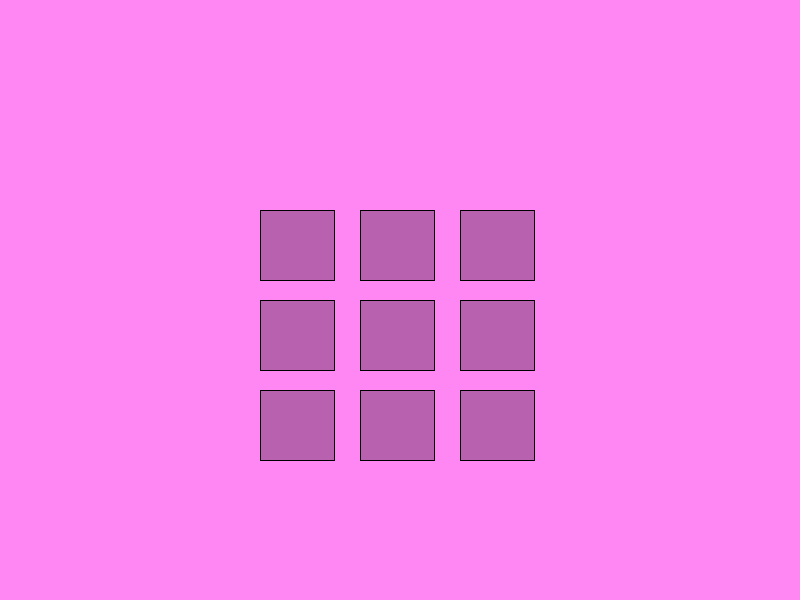
<?xml version="1.0" encoding="UTF-8"?>
<ui version="4.0">
 <class>MainWindow</class>
 <widget class="QMainWindow" name="MainWindow">
  <property name="geometry">
   <rect>
    <x>0</x>
    <y>0</y>
    <width>800</width>
    <height>600</height>
   </rect>
  </property>
  <property name="windowTitle">
   <string>MainWindow</string>
  </property>
  <property name="styleSheet">
   <string notr="true">
background-color: rgb(255, 135, 243);</string>
  </property>
  <widget class="QWidget" name="centralwidget">
   <widget class="QPushButton" name="one">
    <property name="geometry">
     <rect>
      <x>260</x>
      <y>210</y>
      <width>75</width>
      <height>71</height>
     </rect>
    </property>
    <property name="styleSheet">
     <string notr="true">background:rgba(0,0,0,0.28);
border: 1px solid black;</string>
    </property>
    <property name="text">
     <string/>
    </property>
   </widget>
   <widget class="QPushButton" name="two">
    <property name="geometry">
     <rect>
      <x>360</x>
      <y>210</y>
      <width>75</width>
      <height>71</height>
     </rect>
    </property>
    <property name="styleSheet">
     <string notr="true">background:rgba(0,0,0,0.28);
border: 1px solid black;</string>
    </property>
    <property name="text">
     <string/>
    </property>
   </widget>
   <widget class="QPushButton" name="three">
    <property name="geometry">
     <rect>
      <x>460</x>
      <y>210</y>
      <width>75</width>
      <height>71</height>
     </rect>
    </property>
    <property name="styleSheet">
     <string notr="true">background:rgba(0,0,0,0.28);
border: 1px solid black;</string>
    </property>
    <property name="text">
     <string/>
    </property>
   </widget>
   <widget class="QPushButton" name="six">
    <property name="geometry">
     <rect>
      <x>460</x>
      <y>300</y>
      <width>75</width>
      <height>71</height>
     </rect>
    </property>
    <property name="styleSheet">
     <string notr="true">background:rgba(0,0,0,0.28);
border: 1px solid black;</string>
    </property>
    <property name="text">
     <string/>
    </property>
   </widget>
   <widget class="QPushButton" name="five">
    <property name="geometry">
     <rect>
      <x>360</x>
      <y>300</y>
      <width>75</width>
      <height>71</height>
     </rect>
    </property>
    <property name="styleSheet">
     <string notr="true">background:rgba(0,0,0,0.28);
border: 1px solid black;</string>
    </property>
    <property name="text">
     <string/>
    </property>
   </widget>
   <widget class="QPushButton" name="four">
    <property name="geometry">
     <rect>
      <x>260</x>
      <y>300</y>
      <width>75</width>
      <height>71</height>
     </rect>
    </property>
    <property name="styleSheet">
     <string notr="true">background:rgba(0,0,0,0.28);
border: 1px solid black;</string>
    </property>
    <property name="text">
     <string/>
    </property>
   </widget>
   <widget class="QPushButton" name="seven">
    <property name="geometry">
     <rect>
      <x>260</x>
      <y>390</y>
      <width>75</width>
      <height>71</height>
     </rect>
    </property>
    <property name="styleSheet">
     <string notr="true">background:rgba(0,0,0,0.28);
border: 1px solid black;</string>
    </property>
    <property name="text">
     <string/>
    </property>
   </widget>
   <widget class="QPushButton" name="eight">
    <property name="geometry">
     <rect>
      <x>360</x>
      <y>390</y>
      <width>75</width>
      <height>71</height>
     </rect>
    </property>
    <property name="styleSheet">
     <string notr="true">background:rgba(0,0,0,0.28);
border: 1px solid black;</string>
    </property>
    <property name="text">
     <string/>
    </property>
   </widget>
   <widget class="QPushButton" name="nine">
    <property name="geometry">
     <rect>
      <x>460</x>
      <y>390</y>
      <width>75</width>
      <height>71</height>
     </rect>
    </property>
    <property name="styleSheet">
     <string notr="true">background:rgba(0,0,0,0.28);
border: 1px solid black;</string>
    </property>
    <property name="text">
     <string/>
    </property>
   </widget>
   <widget class="QLabel" name="console_label">
    <property name="geometry">
     <rect>
      <x>110</x>
      <y>500</y>
      <width>571</width>
      <height>51</height>
     </rect>
    </property>
    <property name="font">
     <font>
      <pointsize>24</pointsize>
      <weight>75</weight>
      <italic>false</italic>
      <bold>true</bold>
      <underline>false</underline>
      <strikeout>false</strikeout>
     </font>
    </property>
    <property name="styleSheet">
     <string notr="true">background: transparent;</string>
    </property>
    <property name="text">
     <string/>
    </property>
    <property name="alignment">
     <set>Qt::AlignCenter</set>
    </property>
   </widget>
   <widget class="QLabel" name="wrapper">
    <property name="geometry">
     <rect>
      <x>0</x>
      <y>0</y>
      <width>800</width>
      <height>571</height>
     </rect>
    </property>
    <property name="text">
     <string/>
    </property>
   </widget>
   <zorder>wrapper</zorder>
   <zorder>one</zorder>
   <zorder>two</zorder>
   <zorder>three</zorder>
   <zorder>six</zorder>
   <zorder>five</zorder>
   <zorder>four</zorder>
   <zorder>seven</zorder>
   <zorder>eight</zorder>
   <zorder>nine</zorder>
   <zorder>console_label</zorder>
  </widget>
  <widget class="QStatusBar" name="statusbar"/>
 </widget>
 <resources/>
 <connections/>
</ui>
